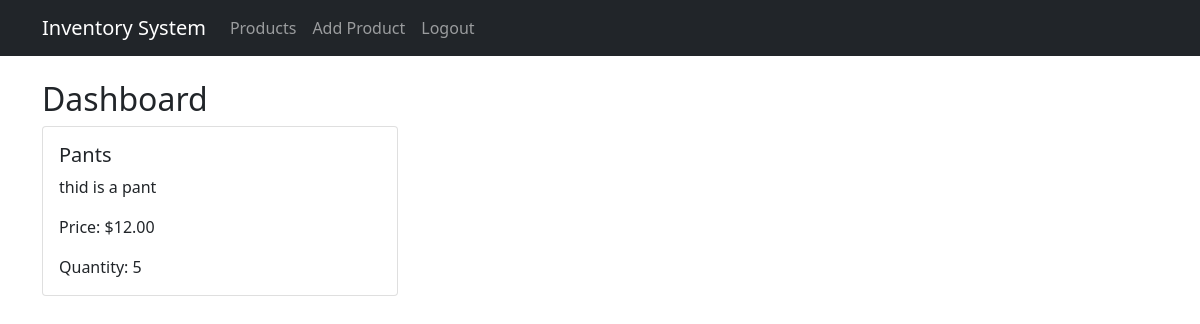
Page /dashboard/ (signed in) on the committed database.
### inventory/models.py (models this page shows, shortened)
class Product(models.Model):
    name = models.CharField(max_length=100)
    description = models.TextField(blank=True)
    price = models.DecimalField(max_digits=10, decimal_places=2)
    quantity = models.IntegerField()
    created_by = models.ForeignKey(User, on_delete=models.CASCADE)
    created_at = models.DateTimeField(auto_now_add=True)
    updated_at = models.DateTimeField(auto_now=True)

### inventory/views.py (the view)
# urls.py: path('dashboard/', dashboard_view, name='dashboard'),
@login_required
def dashboard_view(request):
    products = Product.objects.filter(created_by=request.user)
    total_products = products.count()
    low_stock = products.filter(quantity__lt=10).count()
    return render(request, 'dashboard.html', {
        'total_products': total_products,
        'low_stock': low_stock,
        'products': products[:5]  # Show recent 5 products
    })

### inventory/templates/dashboard.html
{% extends 'base.html' %}
{% block content %}
<h2>Dashboard</h2>
<div class="row">
    {% for product in products %}
    <div class="col-md-4 mb-4">
        <div class="card">
            <div class="card-body">
                <h5 class="card-title">{{ product.name }}</h5>
                <p class="card-text">{{ product.description }}</p>
                <p class="card-text">Price: ${{ product.price }}</p>
                <p class="card-text">Quantity: {{ product.quantity }}</p>
            </div>
        </div>
    </div>
    {% endfor %}
</div>
{% endblock %}

### rows in the picture
Product: name "Pants", description "thid is a pant", price "12.00", quantity "5"
